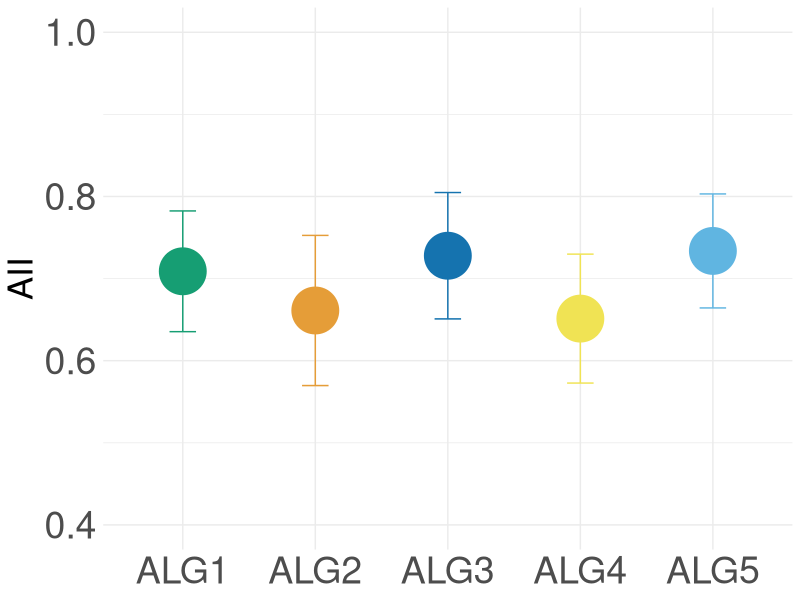
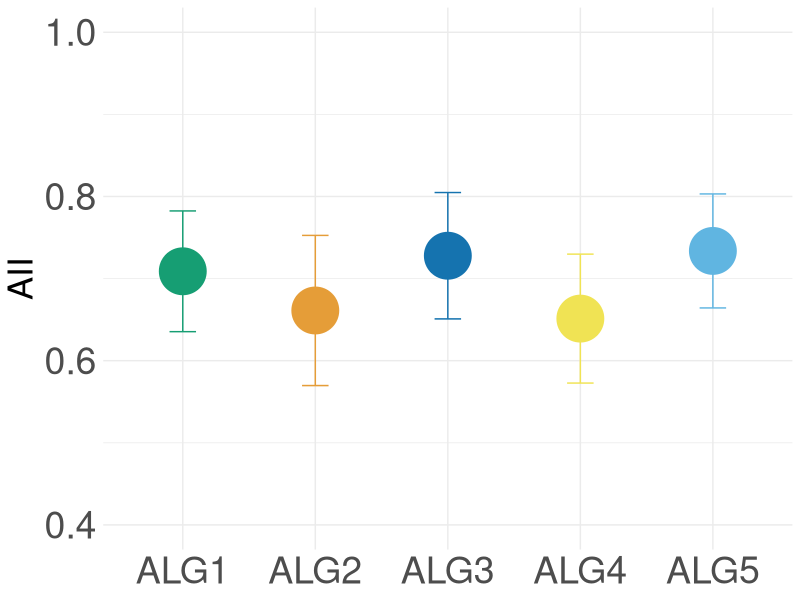

These figures' R source, in order:
# plot avergae AII with sd for each ALG across all species
# values obtained from master sheet

averages <- c(0.7088700321, 0.661133294, 0.7278227279, 0.6512500093, 0.7336735769)
std_dev <- c(0.07350246057, 0.09143000156, 0.07693922342, 0.07853134737, 0.06940582159)
ALG <- c("ALG1", "ALG2", "ALG3", "ALG4", "ALG5")
col_list <- c("ALG3" ="#1573afff", "ALG2" = "#e59d38ff", "ALG4" = "#f0e354ff", "ALG1" = "#169e73ff", "ALG5" = "#60b5e1ff")

# Create a data frame
data <- data.frame(ALG, averages, std_dev)

# Plot
library(ggplot2)

ggplot(data, aes(x=ALG, y=averages, color=ALG)) +
  geom_point(size=15.5) +
  geom_errorbar(aes(ymin=averages - std_dev, ymax=averages + std_dev), width=0.2) +
  scale_color_manual(values=col_list) +
  scale_y_continuous(limits=c(0.4, 1.0)) +
  theme_minimal() +
  theme(legend.position = "none",
        axis.title.x = element_blank(),
        axis.text = element_text(size=27),
        axis.title.y = element_text(size=25)) +
  labs(y = "AII")

ggsave("AII_average.png", plot = last_plot(), width = 10, height = 5)
